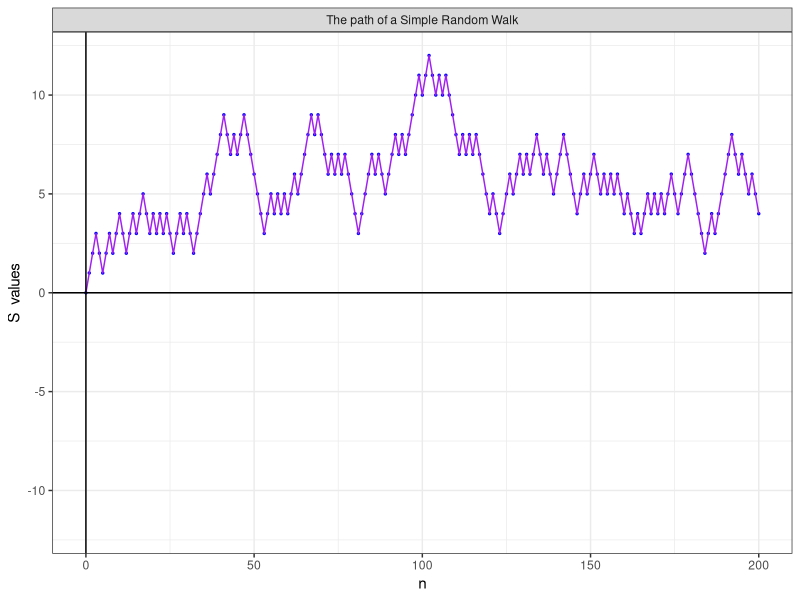
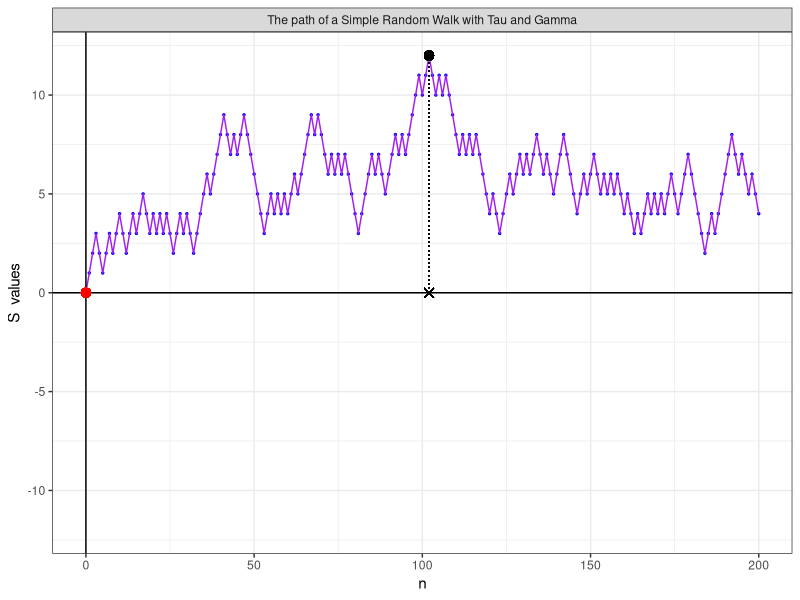
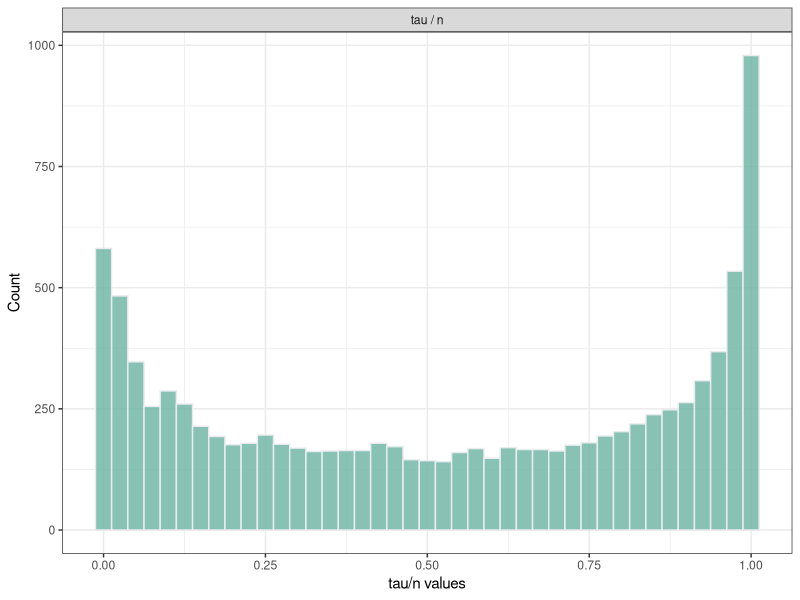
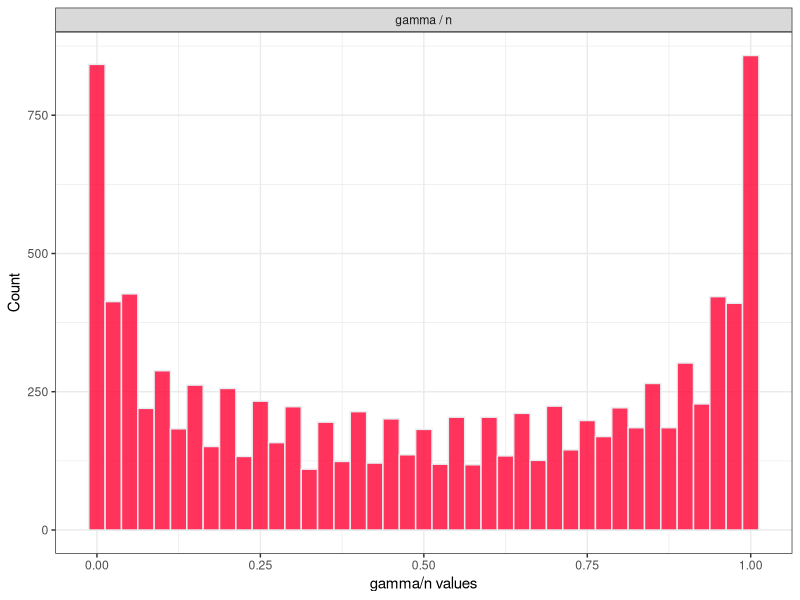

These figures' R source, in order:
## ---- chunk 1
knitr::opts_chunk$set(echo = TRUE)
## ---- chunk 2
SRW <- function(p = 0.5, n = 100, S0 = 0){
    X <- rbinom(n, 1, p)
    X <- X - 1 * (X == 0)
    S <- cumsum(c(S0, X))
    return(data.frame(n = 0:n, S = S))
}
## ---- chunk 3
SRW(n = 15, S0 = 10)
## ---- chunk 4
library(ggplot2)

df <- SRW(n = 200)

bound <- max(abs(max(df[2])), abs(min(df[2]))) # In order to center the drawing
    
g <- ggplot(df, aes(n, S)) +
    geom_point(size = 0.5, colour = 'blue') +
    labs(x = "n", y = "S  values") +
    ylim(-bound, bound) +
    geom_line(colour = 'purple', show.legend = TRUE) +
    geom_hline(yintercept = 0, show.legend = TRUE) +
    geom_vline(xintercept = 0, show.legend = TRUE) +
    facet_grid(~"The path of a Simple Random Walk") +
    theme_bw()

print(g)
## ---- chunk 5
tau <- function(data_frame){
    tau_vect <- which(data_frame['S'] == max(data_frame['S']))
    tau <- tail(tau_vect, n = 1) - 1
    return(tau)
}
tau(df)
## ---- chunk 6
gamma <- function(data_frame){
    gamma_vect <- which(data_frame['S'] == data_frame[1,2])
    gamma <- tail(gamma_vect, n = 1) - 1
    return(gamma)
}
gamma(df)
## ---- chunk 7
g_tau_gamma <- g +
    geom_point(aes(x = tau(df), y = df[tau(df) + 1, 2]), colour="black", size = 2.7) +
    geom_point(aes(x = tau(df), y = 0), colour="black", size = 2.7, shape = 4) +
    geom_segment(aes(x = tau(df), y = 0, xend = tau(df), yend = df[tau(df) + 1, 2]),
                 linetype = "dotted", size = 0.2) +
    geom_point(aes(x = gamma(df), y = df[gamma(df) + 1, 2]), colour="red", size = 2.7) +
    facet_grid(~"The path of a Simple Random Walk with Tau and Gamma")

print(g_tau_gamma)
## ---- chunk 8
m <- 10000
n <- 200
df_tau_gamma <- data.frame(tau = 1:m, gamma = 1:m, tau_norm = 0, gamma_norm = 0)

for(i in 1:m){
    aux <- SRW(n = n, S0 = 0)
    df_tau_gamma[i,1] <- tau(aux)
    df_tau_gamma[i,2] <- gamma(aux)
    df_tau_gamma[i,3] <- df_tau_gamma[i,1]/n
    df_tau_gamma[i,4] <- df_tau_gamma[i,2]/n
}
head(df_tau_gamma)
## ---- chunk 9
hist_tau <- ggplot(df_tau_gamma, aes(x = tau_norm)) + 
    geom_histogram(binwidth = 0.025, fill="#69b3a2", color="#e9ecef", alpha=0.8) +
    labs(x = "tau/n values", y = "Count") +
    facet_grid(~"tau / n") +
    theme_bw()

print(hist_tau)
## ---- chunk 10
hist_gamma <- ggplot(df_tau_gamma, aes(x = gamma_norm)) + 
    geom_histogram(binwidth = 0.025, fill="#FF0033", color="#e9ecef", alpha=0.8) +
    labs(x = "gamma/n values", y = "Count") +
    facet_grid(~"gamma / n") +
    theme_bw()

print(hist_gamma)
